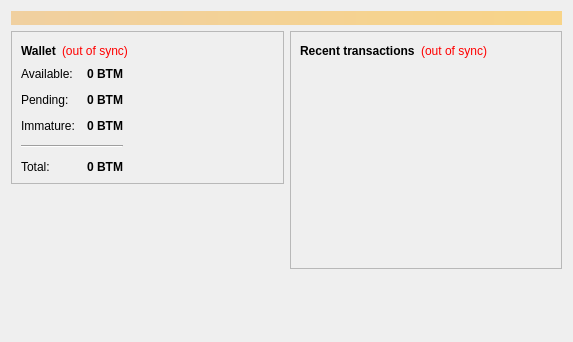
<?xml version="1.0" encoding="UTF-8"?>
<ui version="4.0">
 <class>OverviewPage</class>
 <widget class="QWidget" name="OverviewPage">
  <property name="geometry">
   <rect>
    <x>0</x>
    <y>0</y>
    <width>573</width>
    <height>342</height>
   </rect>
  </property>
  <property name="windowTitle">
   <string>Form</string>
  </property>
  <layout class="QVBoxLayout" name="topLayout">
   <item>
    <widget class="QLabel" name="labelAlerts">
     <property name="visible">
      <bool>false</bool>
     </property>
     <property name="styleSheet">
      <string notr="true">background-color: qlineargradient(x1: 0, y1: 0, x2: 1, y2: 0, stop:0 #F0D0A0, stop:1 #F8D488); color:#000000;</string>
     </property>
     <property name="wordWrap">
      <bool>true</bool>
     </property>
     <property name="margin">
      <number>3</number>
     </property>
    </widget>
   </item>
   <item>
    <layout class="QHBoxLayout" name="horizontalLayout" stretch="1,1">
     <item>
      <layout class="QVBoxLayout" name="verticalLayout_2">
       <item>
        <widget class="QFrame" name="frame">
         <property name="frameShape">
          <enum>QFrame::StyledPanel</enum>
         </property>
         <property name="frameShadow">
          <enum>QFrame::Raised</enum>
         </property>
         <layout class="QVBoxLayout" name="verticalLayout_4">
          <item>
           <layout class="QHBoxLayout" name="horizontalLayout_4">
            <item>
             <widget class="QLabel" name="label_5">
              <property name="font">
               <font>
                <weight>75</weight>
                <bold>true</bold>
               </font>
              </property>
              <property name="text">
               <string>Wallet</string>
              </property>
             </widget>
            </item>
            <item>
             <widget class="QLabel" name="labelWalletStatus">
              <property name="toolTip">
               <string>The displayed information may be out of date. Your wallet automatically synchronizes with the Bitmark network after a connection is established, but this process has not completed yet.</string>
              </property>
              <property name="styleSheet">
               <string notr="true">QLabel { color: red; }</string>
              </property>
              <property name="text">
               <string notr="true">(out of sync)</string>
              </property>
              <property name="alignment">
               <set>Qt::AlignLeading|Qt::AlignLeft|Qt::AlignVCenter</set>
              </property>
             </widget>
            </item>
            <item>
             <spacer name="horizontalSpacer_2">
              <property name="orientation">
               <enum>Qt::Horizontal</enum>
              </property>
              <property name="sizeHint" stdset="0">
               <size>
                <width>40</width>
                <height>20</height>
               </size>
              </property>
             </spacer>
            </item>
           </layout>
          </item>
          <item>
          <layout class="QHBoxLayout" name="horizontalLayout_3">
           <item>
           <layout class="QFormLayout" name="formLayout_2">
            <property name="fieldGrowthPolicy">
             <enum>QFormLayout::AllNonFixedFieldsGrow</enum>
            </property>
            <property name="horizontalSpacing">
             <number>12</number>
            </property>
            <property name="verticalSpacing">
             <number>12</number>
            </property>
            <item row="0" column="0">
             <widget class="QLabel" name="label">
              <property name="text">
               <string>Available:</string>
              </property>
             </widget>
            </item>
            <item row="0" column="1">
             <widget class="QLabel" name="labelBalance">
              <property name="font">
               <font>
                <weight>75</weight>
                <bold>true</bold>
               </font>
              </property>
              <property name="cursor">
               <cursorShape>IBeamCursor</cursorShape>
              </property>
              <property name="toolTip">
               <string>Your current spendable balance</string>
              </property>
              <property name="text">
               <string notr="true">0 BTM</string>
              </property>
              <property name="alignment">
               <set>Qt::AlignRight|Qt::AlignTrailing|Qt::AlignVCenter</set>
              </property>
              <property name="textInteractionFlags">
               <set>Qt::LinksAccessibleByMouse|Qt::TextSelectableByKeyboard|Qt::TextSelectableByMouse</set>
              </property>
             </widget>
            </item>
            <item row="1" column="0">
             <widget class="QLabel" name="label_3">
              <property name="text">
               <string>Pending:</string>
              </property>
             </widget>
            </item>
            <item row="1" column="1">
             <widget class="QLabel" name="labelUnconfirmed">
              <property name="font">
               <font>
                <weight>75</weight>
                <bold>true</bold>
               </font>
              </property>
              <property name="cursor">
               <cursorShape>IBeamCursor</cursorShape>
              </property>
              <property name="toolTip">
               <string>Total of transactions that have yet to be confirmed, and do not yet count toward the spendable balance</string>
              </property>
              <property name="text">
               <string notr="true">0 BTM</string>
              </property>
              <property name="alignment">
               <set>Qt::AlignRight|Qt::AlignTrailing|Qt::AlignVCenter</set>
              </property>
              <property name="textInteractionFlags">
               <set>Qt::LinksAccessibleByMouse|Qt::TextSelectableByKeyboard|Qt::TextSelectableByMouse</set>
              </property>
             </widget>
            </item>
            <item row="2" column="0">
             <widget class="QLabel" name="labelImmatureText">
              <property name="text">
               <string>Immature:</string>
              </property>
             </widget>
            </item>
            <item row="2" column="1">
             <widget class="QLabel" name="labelImmature">
              <property name="font">
               <font>
                <weight>75</weight>
                <bold>true</bold>
               </font>
              </property>
              <property name="toolTip">
               <string>Mined balance that has not yet matured</string>
              </property>
              <property name="text">
               <string notr="true">0 BTM</string>
              </property>
              <property name="alignment">
               <set>Qt::AlignRight|Qt::AlignTrailing|Qt::AlignVCenter</set>
              </property>
              <property name="textInteractionFlags">
               <set>Qt::LinksAccessibleByMouse|Qt::TextSelectableByKeyboard|Qt::TextSelectableByMouse</set>
              </property>
             </widget>
            </item>
            <item row="4" column="0">
             <widget class="QLabel" name="labelTotalText">
              <property name="text">
               <string>Total:</string>
              </property>
             </widget>
            </item>
            <item row="4" column="1">
             <widget class="QLabel" name="labelTotal">
              <property name="font">
               <font>
                <weight>75</weight>
                <bold>true</bold>
               </font>
              </property>
              <property name="cursor">
               <cursorShape>IBeamCursor</cursorShape>
              </property>
              <property name="toolTip">
               <string>Your current total balance</string>
              </property>
              <property name="text">
               <string notr="true">0 BTM</string>
              </property>
              <property name="alignment">
               <set>Qt::AlignRight|Qt::AlignTrailing|Qt::AlignVCenter</set>
              </property>
              <property name="textInteractionFlags">
               <set>Qt::LinksAccessibleByMouse|Qt::TextSelectableByKeyboard|Qt::TextSelectableByMouse</set>
              </property>
             </widget>
            </item>
            <item row="3" column="0" colspan="2">
             <widget class="Line" name="line">
              <property name="orientation">
               <enum>Qt::Horizontal</enum>
              </property>
             </widget>
            </item>
           </layout>
          </item>
            <item>
             <spacer name="horizontalSpacer_3">
              <property name="orientation">
               <enum>Qt::Horizontal</enum>
              </property>
              <property name="sizeHint" stdset="0">
               <size>
                <width>40</width>
                <height>20</height>
               </size>
              </property>
             </spacer>
            </item>
           </layout>
          </item>
         </layout>
        </widget>
       </item>
       <item>
        <spacer name="verticalSpacer">
         <property name="orientation">
          <enum>Qt::Vertical</enum>
         </property>
         <property name="sizeHint" stdset="0">
          <size>
           <width>20</width>
           <height>40</height>
          </size>
         </property>
        </spacer>
       </item>
      </layout>
     </item>
     <item>
      <layout class="QVBoxLayout" name="verticalLayout_3">
       <item>
        <widget class="QFrame" name="frame_2">
         <property name="frameShape">
          <enum>QFrame::StyledPanel</enum>
         </property>
         <property name="frameShadow">
          <enum>QFrame::Raised</enum>
         </property>
         <layout class="QVBoxLayout" name="verticalLayout">
          <item>
           <layout class="QHBoxLayout" name="horizontalLayout_2">
            <item>
             <widget class="QLabel" name="label_4">
              <property name="text">
               <string>&lt;b&gt;Recent transactions&lt;/b&gt;</string>
              </property>
             </widget>
            </item>
            <item>
             <widget class="QLabel" name="labelTransactionsStatus">
              <property name="toolTip">
               <string>The displayed information may be out of date. Your wallet automatically synchronizes with the Bitmark network after a connection is established, but this process has not completed yet.</string>
              </property>
              <property name="styleSheet">
               <string notr="true">QLabel { color: red; }</string>
              </property>
              <property name="text">
               <string notr="true">(out of sync)</string>
              </property>
              <property name="alignment">
               <set>Qt::AlignRight|Qt::AlignTrailing|Qt::AlignVCenter</set>
              </property>
             </widget>
            </item>
            <item>
             <spacer name="horizontalSpacer">
              <property name="orientation">
               <enum>Qt::Horizontal</enum>
              </property>
              <property name="sizeHint" stdset="0">
               <size>
                <width>40</width>
                <height>20</height>
               </size>
              </property>
             </spacer>
            </item>
           </layout>
          </item>
          <item>
           <widget class="QListView" name="listTransactions">
            <property name="styleSheet">
             <string notr="true">QListView { background: transparent; }</string>
            </property>
            <property name="frameShape">
             <enum>QFrame::NoFrame</enum>
            </property>
            <property name="verticalScrollBarPolicy">
             <enum>Qt::ScrollBarAlwaysOff</enum>
            </property>
            <property name="horizontalScrollBarPolicy">
             <enum>Qt::ScrollBarAlwaysOff</enum>
            </property>
            <property name="selectionMode">
             <enum>QAbstractItemView::NoSelection</enum>
            </property>
           </widget>
          </item>
         </layout>
        </widget>
       </item>
       <item>
        <spacer name="verticalSpacer_2">
         <property name="orientation">
          <enum>Qt::Vertical</enum>
         </property>
         <property name="sizeHint" stdset="0">
          <size>
           <width>20</width>
           <height>40</height>
          </size>
         </property>
        </spacer>
       </item>
      </layout>
     </item>
    </layout>
   </item>
  </layout>
 </widget>
 <resources/>
 <connections/>
</ui>
